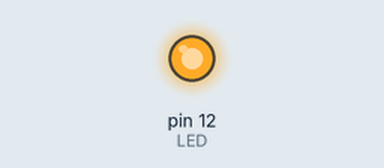
Bench run of a sketch on a simulated Arduino Uno, built with avr-gcc and run on an emulated ATmega328P. On the bench: output pins drawn as LEDs (lit = HIGH).

Above: at 0.1 s.
Timing chart, 0 to 1.6 s (numbered marks = the images above):
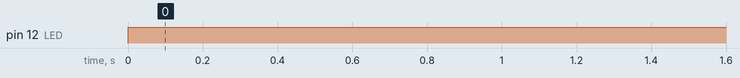

Measured:
- by itself, pin 12 (LED): LOW → HIGH at 0.00 s

The sketch:

Class01a.ino
```cpp
const int LED = 12;

void setup() {
  pinMode(LED, OUTPUT);
}

void loop() {
  digitalWrite(LED, HIGH);
  delay(1000);
}
```
